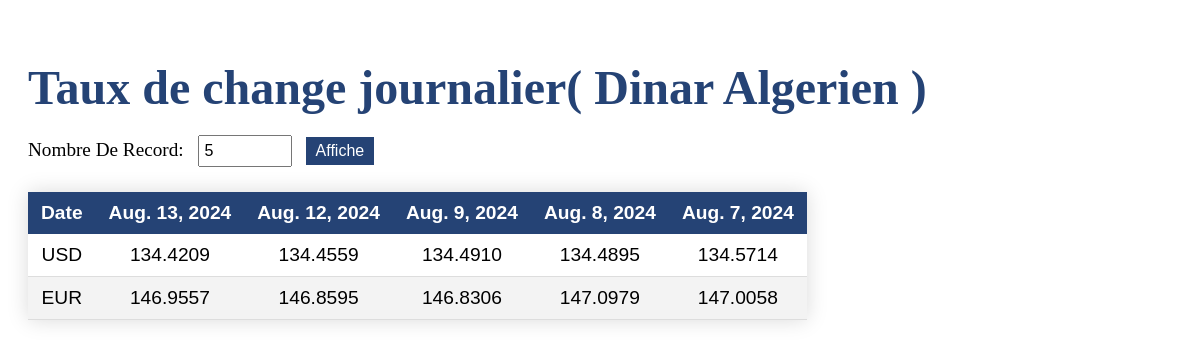
The page / on the database its author committed.
### exchange/models.py (models this page shows, shortened)
class ExchangeRate(models.Model):
    date = models.DateField()
    usd = models.DecimalField(max_digits=10, decimal_places=4, null=True, blank=True)
    eur = models.DecimalField(max_digits=10, decimal_places=4, null=True, blank=True)

### exchange/views.py (the view)
# urls.py: path('', views.index, name='index'),
def index(request):
    num_records = request.GET.get('num_records', 5)
    try:
        num_records = int(num_records)
        if num_records < 1:
            num_records = 5  # Default value if invalid
    except ValueError:
        num_records = 5  # Default value if invalid input
    if num_records > 10:
        message = "You can only view up to 10 records at a time."
        recent_rates = ExchangeRate.objects.order_by('-date')[:10]
    else:
        message = ""
        recent_rates = ExchangeRate.objects.order_by('-date')[:num_records]
    return render(request, 'index.html', {'exchange_rates': recent_rates, 'message': message})

### exchange/templates/index.html (shortened to what this page needs)
<!DOCTYPE html>
<html lang="en">
<head>
</head>
<body>
    <div class="container">
        <h1 class="heading">Taux de change journalier( Dinar Algerien ) </h1>
        <form method="get" action="{% url 'index' %}">
            <label for="num_records">Nombre De Record:</label>
            <input type="number" id="num_records" name="num_records" min="1" value="5">
            <button type="submit">Affiche</button>
        </form>
        <table class="styled-table">
            <thead>
                <tr>
                    <th>Date</th>
                    {% for rate in exchange_rates %}
                        <th>{{ rate.date }}</th>
                    {% endfor %}
                </tr>
            </thead>
            <tbody>
                <tr>
                    <td>USD</td>
                    {% for rate in exchange_rates %}
                        <td>{{ rate.usd }}</td>
                    {% endfor %}
                </tr>
                <tr>
                    <td>EUR</td>
                    {% for rate in exchange_rates %}
                        <td>{{ rate.eur }}</td>
                    {% endfor %}
                </tr>
            </tbody>
        </table>
    </div>
</body>
</html>

### exchange/templates/index.html (style rules this page uses)
.styled-table { border-collapse: collapse; margin: 25px 0; font-size: 1.2em; font-family: sans-serif; text-align: center; min-width: 400px; box-shadow: 0 0 20px rgba(0, 0, 0, 0.15); direction: ltr; }
.styled-table thead tr { background-color: #254375; color: #ffffff; text-align: center; }
.styled-table th, .styled-table td { padding: 10px 13px; }
.styled-table tbody tr { border-bottom: 1px solid #dddddd; }
.styled-table tbody tr:nth-of-type(even) { background-color: #f3f3f3; }
.heading { margin-bottom: 20px; font-size: 3em; color: #254375; font-weight: bold; }
.container { max-width: 1200px; margin: 0 auto; padding: 20px; }
form { margin-bottom: 20px; }
label { font-size: 1.2em; margin-right: 10px; }
input[type="number"] { padding: 5px; font-size: 1em; width: 80px; margin-right: 10px; }
button { padding: 5px 10px; font-size: 1em; background-color: #254375; color: white; border: none; cursor: pointer; }

### rows shown on the page
ExchangeRate: date "Aug. 13, 2024", usd "134.4209", eur "146.9557"
ExchangeRate: date "Aug. 12, 2024", usd "134.4559", eur "146.8595"
ExchangeRate: date "Aug. 9, 2024", usd "134.4910", eur "146.8306"
ExchangeRate: date "Aug. 8, 2024", usd "134.4895", eur "147.0979"
ExchangeRate: date "Aug. 7, 2024", usd "134.5714", eur "147.0058"
